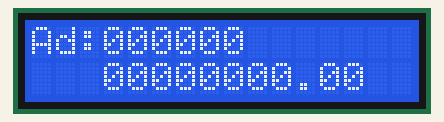
Recording of a sketch running on a simulated Arduino Uno, built with avr-gcc and run on an emulated ATmega328P. Shown: 16×2 character LCD.

Above: at 0.2 s.
At 10.29 s:
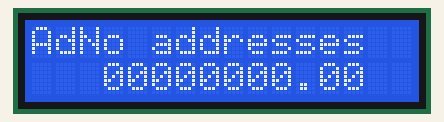
At 20.61 s:
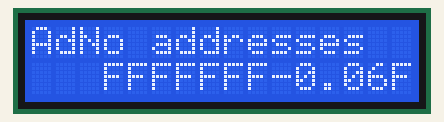
At 31.1 s:
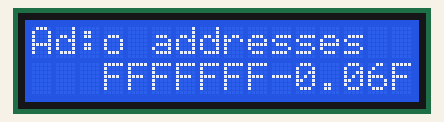

The sketch:

lcd1602iic.ino
```cpp
#include <Wire.h>
#include <LiquidCrystal_I2C.h>//点击这里会自动打开管理库页面: http://librarymanager/All#LiquidCrystal_I2C
//#include <DS18B20.h>
//DS18B20 ds(2);
LiquidCrystal_I2C lcd(0x27,16,2);  // set the LCD address to 0x27 for a 16 chars and 2 line display
#include <OneWire.h>
OneWire  ds(0);
void setup()
{
  lcd.init();
  lcd.backlight();
  lcd.setCursor(0,0);//在第一行的第二个字符开始显示内容
  lcd.print("N00000000");
  lcd.setCursor(3,1);//在第二行的第二个字符开始显示字符
  lcd.print("PERSEG");
}


void loop()
{
    byte type_s;
    byte addr[8];
      byte data[12];
  float celsius, fahrenheit;
    if ( !ds.search(addr)) {
      lcd.setCursor(2,0);//在第一行的第二个字符开始显示内容
   lcd.println("No addresses");
    ds.reset_search();
    delay(250);
    return;
  }
      lcd.setCursor(0,0);//在第一行的第二个字符开始显示内容
    lcd.print("Ad:");
     lcd.setCursor(3,1);
 for (byte  i = 0; i < 9; i++) {           // we need 9 bytes
    data[i] = ds.read();
   lcd.print(data[i], HEX);
  }
   int16_t raw = (data[1] << 8) | data[0];
  if (type_s) {
    raw = raw << 3; // 9 bit resolution default
    if (data[7] == 0x10) {
      // "count remain" gives full 12 bit resolution
      raw = (raw & 0xFFF0) + 12 - data[6];
    }
  } else {
    byte cfg = (data[4] & 0x60);
    // at lower res, the low bits are undefined, so let's zero them
    if (cfg == 0x00) raw = raw & ~7;  // 9 bit resolution, 93.75 ms
    else if (cfg == 0x20) raw = raw & ~3; // 10 bit res, 187.5 ms
    else if (cfg == 0x40) raw = raw & ~1; // 11 bit res, 375 ms
    //// default is 12 bit resolution, 750 ms conversion time
  }
  celsius = (float)raw / 16.0;
    lcd.setCursor(10,1);
     lcd.print(celsius);
   //  lcd.print("C");


  delay(10000);
}
```
